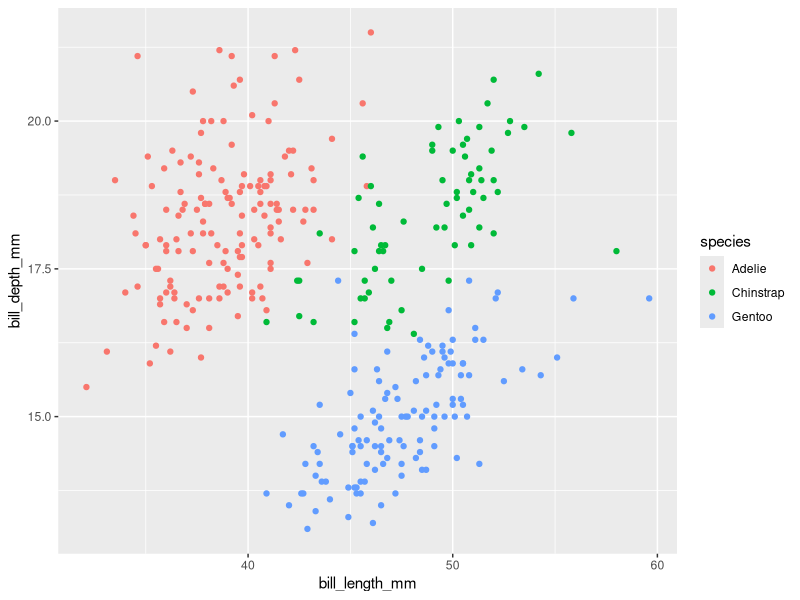
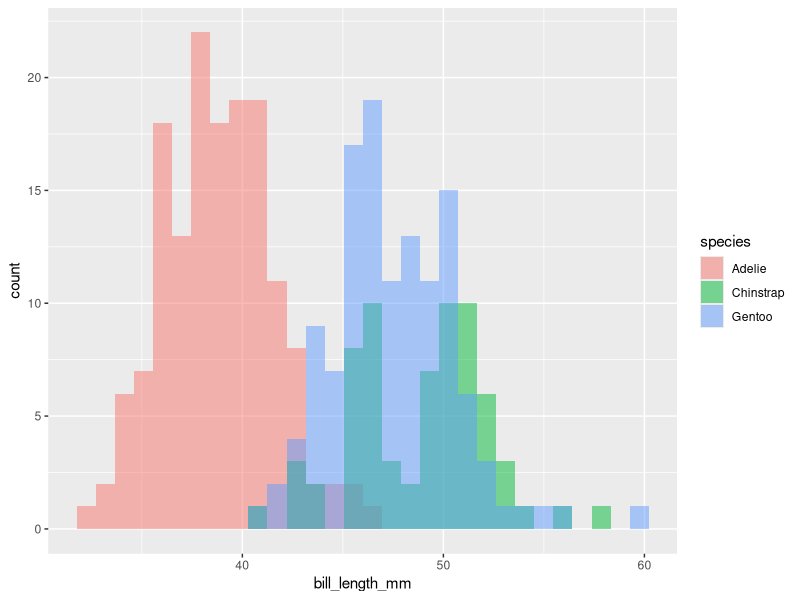
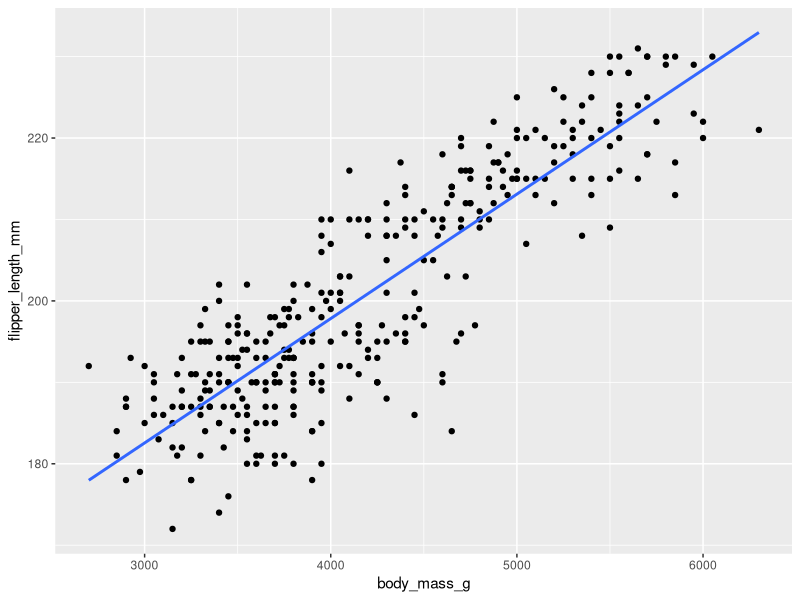
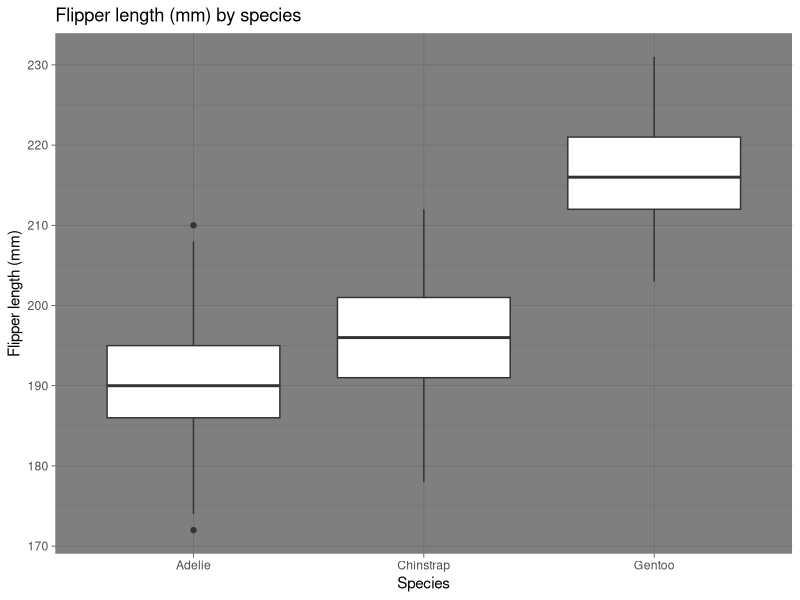
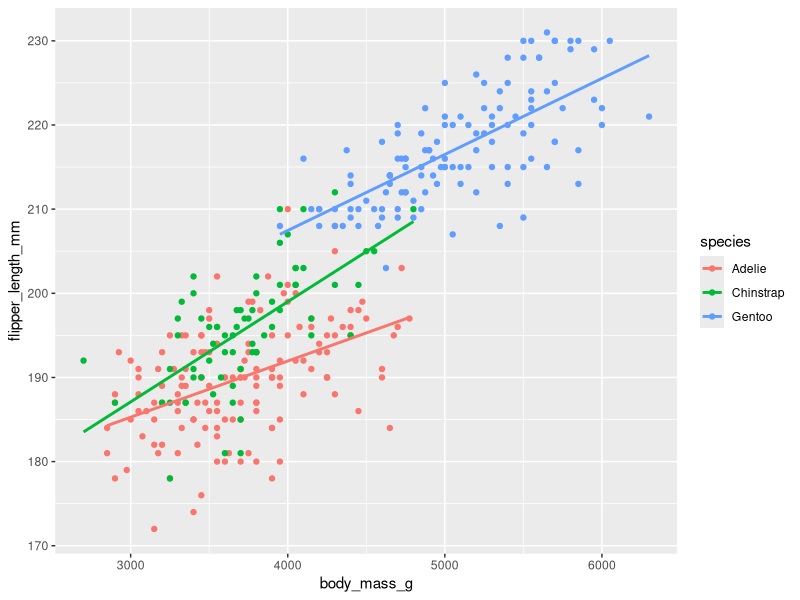
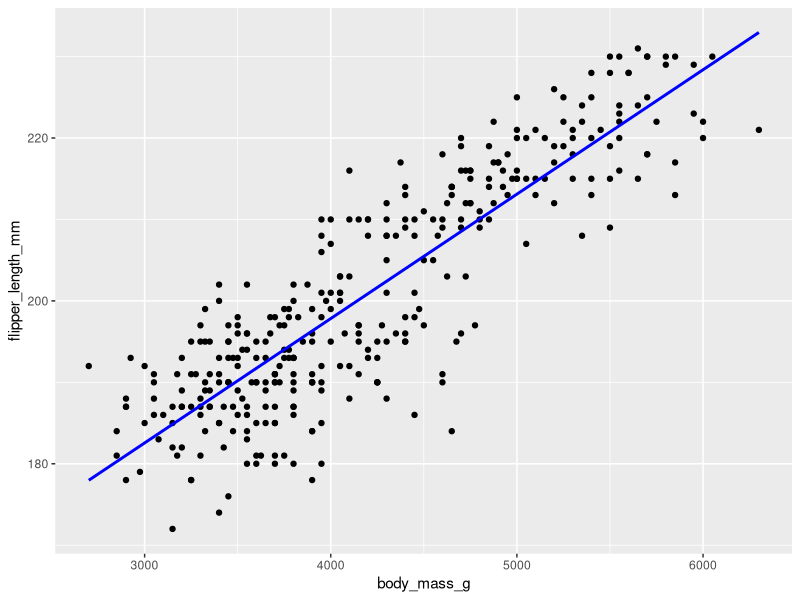
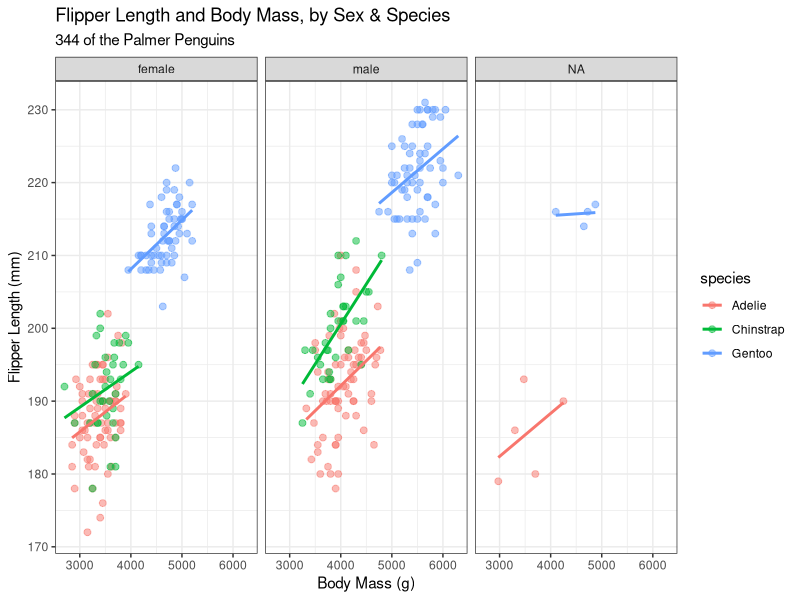
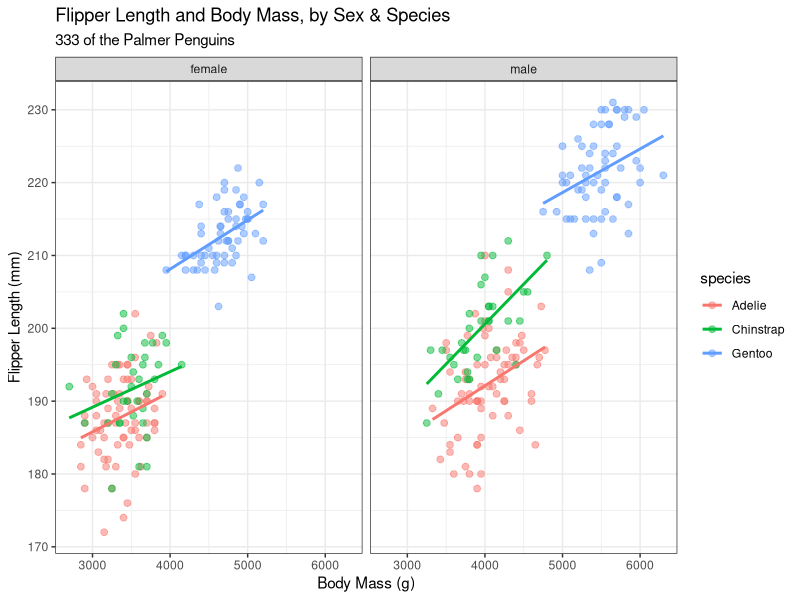

The R script that drew these images, in order:
## ---- chunk 1
knitr::include_url('https://giphy.com/embed/3og0IO5z8Rd30ktV6g')
## ---- chunk 2
library(palmerpenguins) ## contains some nice penguin data
penguins
## ---- chunk 3
library(tidyverse)
penguins %>% 
  apply(.,2,is.na) %>%
  apply(.,2,sum)
## ---- chunk 4
penguins_nafree <- penguins %>% drop_na()
penguins_nafree
## ---- chunk 5
filter(penguins_nafree, island == "Torgersen" )
summarise(penguins_nafree, avgerage_bill_length = mean(bill_length_mm))
group_by(penguins_nafree, species)
## ---- chunk 6
penguins_nafree %>% 
  group_by(species) %>% 
  summarise(avgerage_bill_length = mean(bill_length_mm))
## ---- chunk 7
penguins_nafree %>% 
  group_by(island,species) %>% 
  summarise(avgerage_bill_length = mean(bill_length_mm))
## ---- chunk 8
library(palmerpenguins)
penguins_nafree <- penguins %>% drop_na()
## scatter
ggplot(data = penguins_nafree, aes(x = bill_length_mm, y = bill_depth_mm, color = species)) +
  geom_point()
## histogram
ggplot(data = penguins, aes(x = bill_length_mm)) +
  geom_histogram(aes(fill = species), alpha = 0.5, position = "identity")
## ---- chunk 9
ggplot(penguins,aes(x = body_mass_g, y = flipper_length_mm)) + ## data & aesthetics
    geom_point() + ## geom
  geom_smooth(method = 'lm', se = FALSE) ## statistics (linear regression line)
## ---- chunk 10
ggplot(penguins,aes(x = species, y = flipper_length_mm)) + ## data & aesthetics
    geom_boxplot()  + ## geom
  ggtitle("Flipper length (mm) by species") +
  ylab("Flipper length (mm)") +
  xlab("Species") +
  theme_dark() ## theme
## ---- chunk 11
ggplot(penguins,aes(x = body_mass_g, y = flipper_length_mm, color = species)) + ## data and aesthetics
    geom_point() + ## geom
  geom_smooth(method = 'lm', se = FALSE) ## statistic (linear regression line without intervals)
## ---- chunk 12
ggplot(penguins, aes(x = body_mass_g, y = flipper_length_mm)) +
    geom_point() +
    geom_smooth(method = "lm", col = "blue", se = FALSE)
## ---- chunk 13
ggplot(penguins, aes(x = body_mass_g, y = flipper_length_mm, 
                         col = species)) +
    geom_point(size = 2, alpha = 0.5) + 
    geom_smooth(method = "lm", se = FALSE) +
    facet_grid(~ sex) +
    theme_bw() + 
    labs(title = "Flipper Length and Body Mass, by Sex & Species",
         subtitle = paste0(nrow(penguins), " of the Palmer Penguins"),
         x = "Body Mass (g)", 
         y = "Flipper Length (mm)")
## ---- chunk 14
penguins_nafree <- penguins %>% drop_na()
ggplot(penguins_nafree, aes(x = body_mass_g, y = flipper_length_mm, 
                         col = species)) +
    geom_point(size = 2, alpha = 0.5) + 
    geom_smooth(method = "lm", se = FALSE) +
    facet_grid(~ sex) +
    theme_bw() + 
    labs(title = "Flipper Length and Body Mass, by Sex & Species",
         subtitle = paste0(nrow(penguins_nafree), " of the Palmer Penguins"),
         x = "Body Mass (g)", 
         y = "Flipper Length (mm)")
